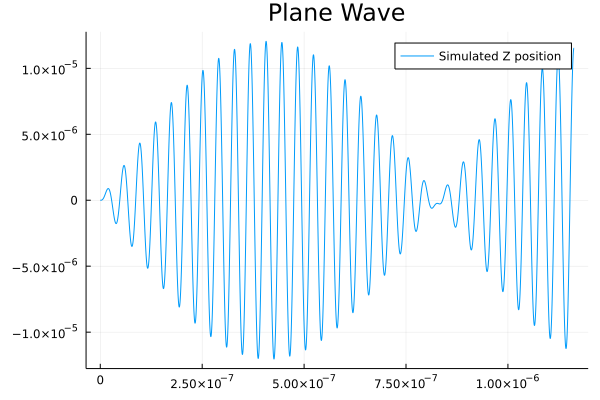

The script that saved this image:
using Penning

const OVERSAMPLING = 20
const N_AXIAL_CYCLES = 30
const E_0 = 300

species = Electron()

trap = IdealTrap(5.0, -14960.0, 7.0)
trap.particles[:electrons] = ParticleCollection(species, SingleParticleDistribution([0,0,0], [10000,0,0]))
trap.excitations[:plane_wave] = PlaneWaveExcitation(calc_omega_p(trap, species) - calc_omega_z(trap, species), E_0)

setup = Setup()
setup.traps[:electron_trap] = trap

sim = Simulation(setup, dt=2*pi/calc_omega_c(trap, species)/OVERSAMPLING, stop_time=N_AXIAL_CYCLES*2*pi/calc_omega_z(trap, species))

sim.diagnostics[:progress] = ProgressDiagnostic()

sim.output_writers[:memory_position] = MemoryWriter(PositionComponentObservable(:electron_trap, :electrons, 1, 3), IterationInterval(600))

run!(sim)

using Plots
t = sim.output_writers[:memory_position].t
z = sim.output_writers[:memory_position].mem
plot(t, z, labels="Simulated Z position", plot_title="Plane Wave")

savefig(joinpath(@__DIR__, "plane_wave.png"))